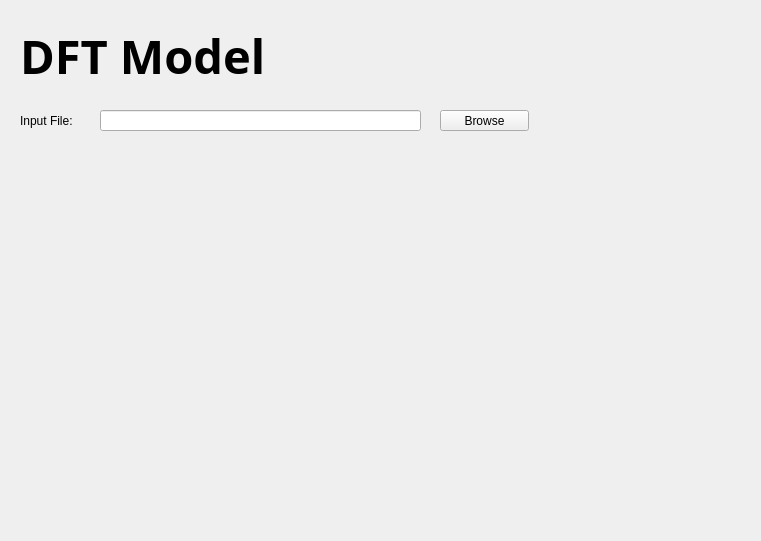
<?xml version="1.0" encoding="UTF-8"?>
<ui version="4.0">
 <class>Form</class>
 <widget class="QWidget" name="Form">
  <property name="geometry">
   <rect>
    <x>0</x>
    <y>0</y>
    <width>761</width>
    <height>541</height>
   </rect>
  </property>
  <property name="windowTitle">
   <string>Form</string>
  </property>
  <widget class="QLabel" name="title_label">
   <property name="geometry">
    <rect>
     <x>20</x>
     <y>10</y>
     <width>301</width>
     <height>91</height>
    </rect>
   </property>
   <property name="font">
    <font>
     <family>Sans</family>
     <pointsize>35</pointsize>
     <weight>75</weight>
     <bold>true</bold>
    </font>
   </property>
   <property name="text">
    <string>DFT Model</string>
   </property>
  </widget>
  <widget class="QLineEdit" name="filename">
   <property name="geometry">
    <rect>
     <x>100</x>
     <y>110</y>
     <width>321</width>
     <height>21</height>
    </rect>
   </property>
  </widget>
  <widget class="QLabel" name="input_label">
   <property name="geometry">
    <rect>
     <x>20</x>
     <y>110</y>
     <width>91</width>
     <height>21</height>
    </rect>
   </property>
   <property name="text">
    <string>Input File:</string>
   </property>
  </widget>
  <widget class="QPushButton" name="browse_btn">
   <property name="geometry">
    <rect>
     <x>440</x>
     <y>110</y>
     <width>89</width>
     <height>21</height>
    </rect>
   </property>
   <property name="text">
    <string>Browse</string>
   </property>
  </widget>
 </widget>
 <resources/>
 <connections/>
</ui>
